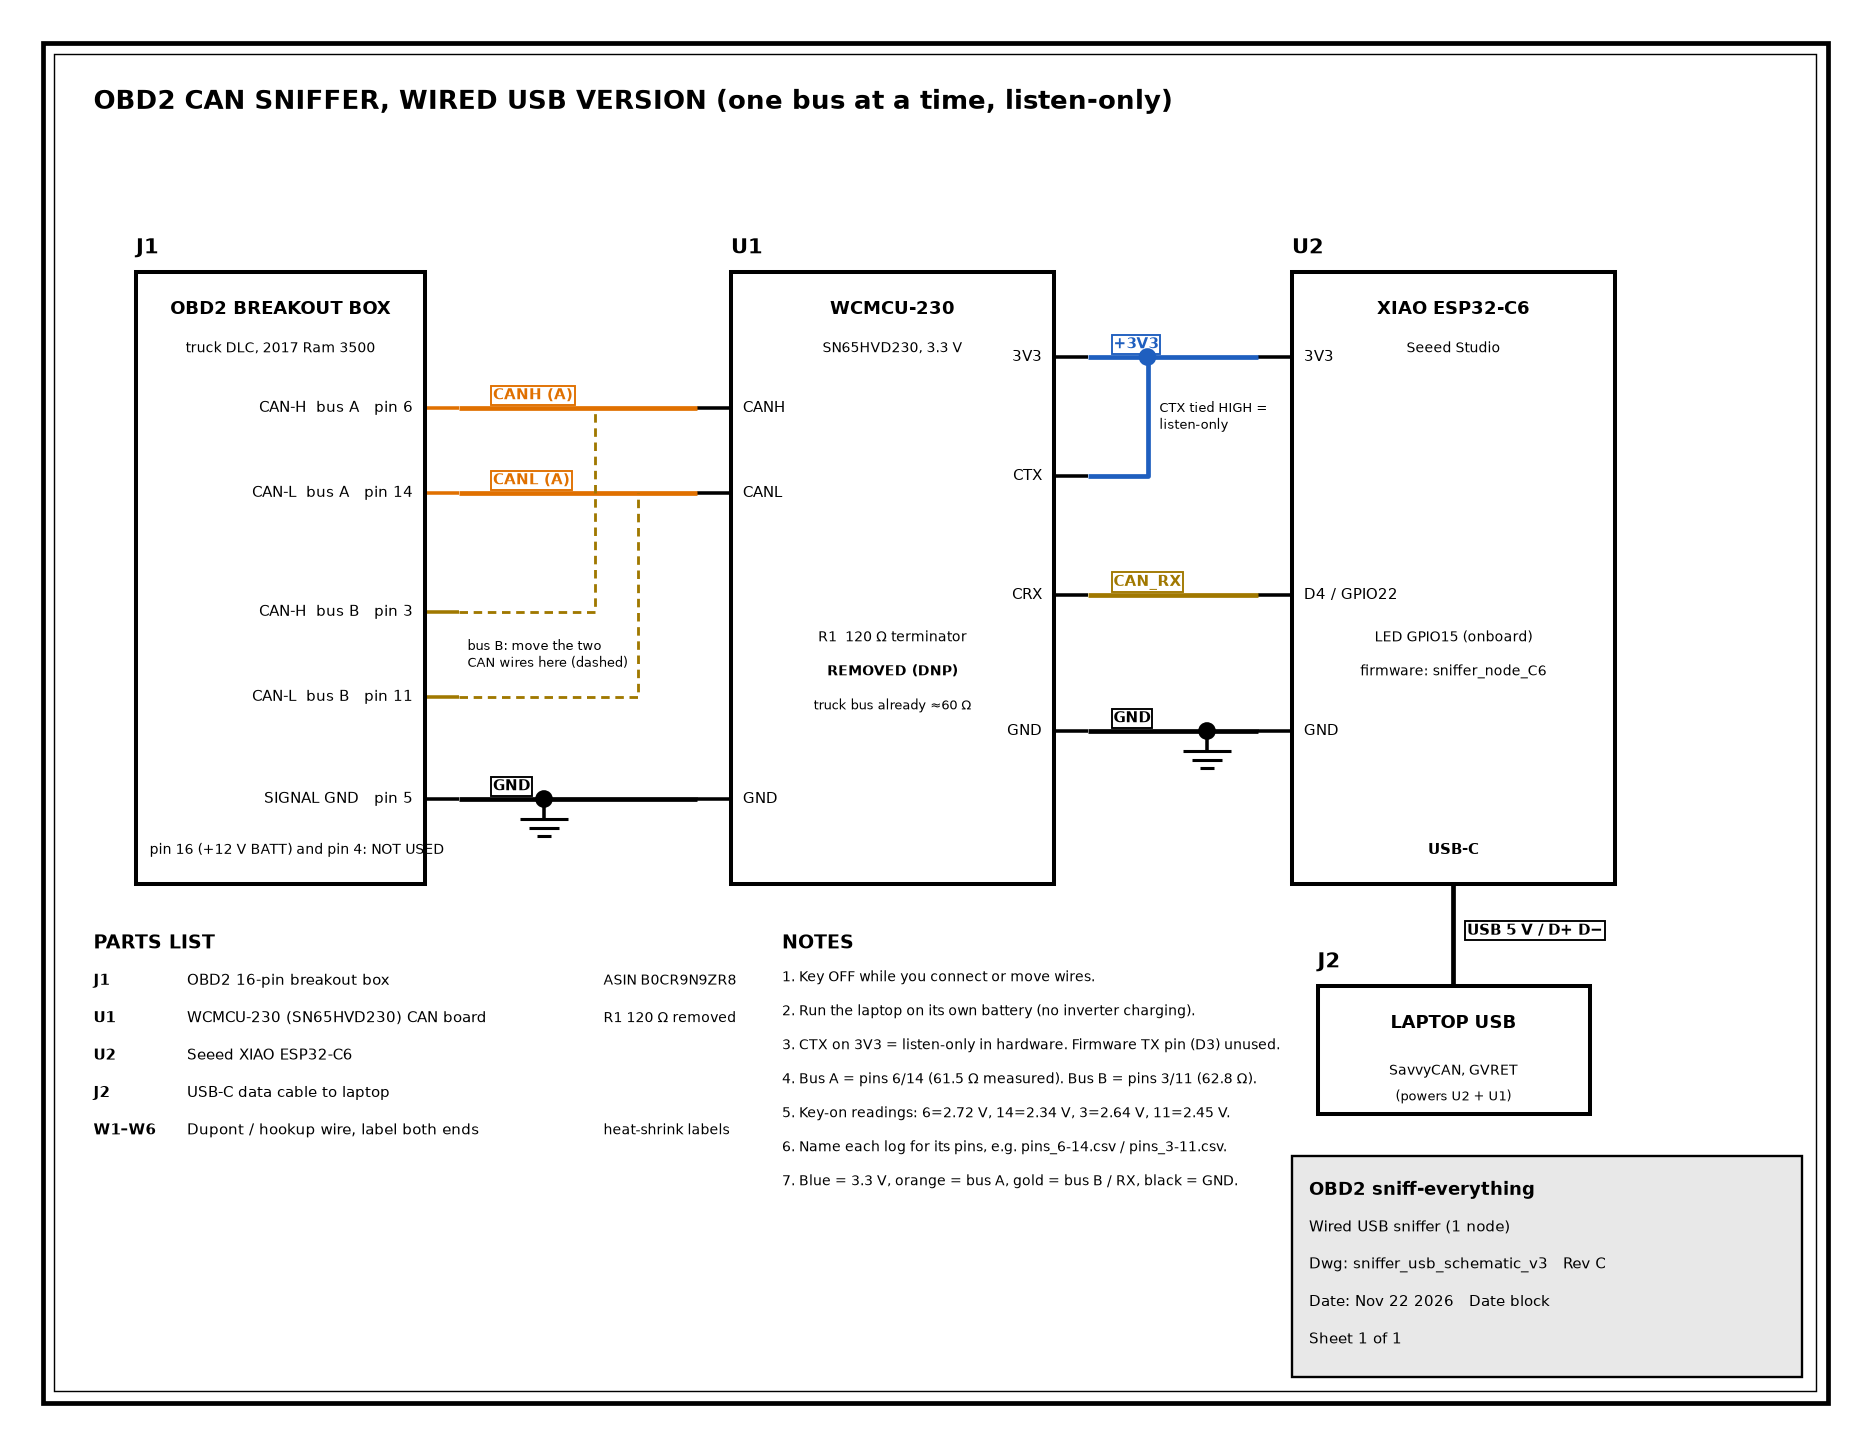

Reproduce this figure in Python.
# sniffer_usb_schematic_v1: engineering schematic, single wired OBD2 CAN sniffer (XIAO ESP32-S3 + WCMCU-230).
# Nov 22 2026, drawn for this project. On-screen color (colorblind-safe: blue/orange/gold; every net also labeled).
import matplotlib; matplotlib.use('Agg')
import matplotlib.pyplot as plt
from matplotlib.patches import Rectangle, Circle
K='black'; BLUE='#1f5fbf'; ORG='#e07000'; GOLD='#a07800'; GRAY='#e8e8e8'
fig=plt.figure(figsize=(11,8.5)); ax=fig.add_axes([0,0,1,1]); ax.set_xlim(0,11); ax.set_ylim(0,8.5); ax.axis('off'); ax.set_aspect('equal')
def W(*p,c=K,lw=1.5,ls='-'):
    xs,ys=zip(*p); ax.plot(xs,ys,color=c,lw=lw,ls=ls,solid_capstyle='butt',zorder=2)
def T(x,y,s,fs=7,ha='left',va='center',b=False,c=K):
    ax.text(x,y,s,fontsize=fs,ha=ha,va=va,color=c,fontweight='bold' if b else 'normal',zorder=5)
def dot(x,y,c=K): ax.add_patch(Circle((x,y),0.045,fc=c,ec=c,zorder=6))
def NL(x,y,s,c=K,ha='left'):
    ax.text(x,y+0.03,s,fontsize=6.5,ha=ha,va='bottom',color=c,fontweight='bold',zorder=5,
            bbox=dict(boxstyle='square,pad=0.12',fc='white',ec=c,lw=0.8))
def gnd(x,y):
    W((x,y),(x,y-0.12))
    for i,w in enumerate((0.14,0.09,0.04)): W((x-w,y-0.12-i*0.05),(x+w,y-0.12-i*0.05),lw=1.3)
def box(x,y,w,h,ref,name,sub=''):
    ax.add_patch(Rectangle((x,y),w,h,fc='white',ec=K,lw=1.7,zorder=3))
    T(x,y+h+0.08,ref,9,b=True,va='bottom'); T(x+w/2,y+h-0.22,name,7.5,ha='center',b=True)
    if sub: T(x+w/2,y+h-0.45,sub,6,ha='center')
# frame
ax.add_patch(Rectangle((0.25,0.25),10.5,8.0,fc='none',ec=K,lw=2))
ax.add_patch(Rectangle((0.32,0.32),10.36,7.86,fc='none',ec=K,lw=0.6))
T(0.55,7.9,'OBD2 CAN SNIFFER, WIRED USB VERSION (one bus at a time, listen-only)',11,b=True)

# J1 OBD2 breakout
jx,jy,jw,jh=0.8,3.3,1.7,3.6
box(jx,jy,jw,jh,'J1','OBD2 BREAKOUT BOX','truck DLC, 2017 Ram 3500')
pins=[(6.1,'6','CAN-H  bus A',ORG),(5.6,'14','CAN-L  bus A',ORG),(4.9,'3','CAN-H  bus B',GOLD),(4.4,'11','CAN-L  bus B',GOLD),(3.8,'5','SIGNAL GND',K)]
for y,p,n,c in pins:
    W((jx+jw,y),(jx+jw+0.2,y),c=c); T(jx+jw-0.07,y,f'{n}   pin {p}',6.3,ha='right')
T(jx+0.08,3.5,'pin 16 (+12 V BATT) and pin 4: NOT USED',5.8)
# bus B jumpers (alternate) dashed
xA=jx+jw+0.2

# U1 WCMCU-230
ux,uy,uw,uh=4.3,3.3,1.9,3.6
box(ux,uy,uw,uh,'U1','WCMCU-230','SN65HVD230, 3.3 V')
uL={'CANH':6.1,'CANL':5.6,'GND':3.8}
uR={'3V3':6.4,'CTX':5.7,'CRX':5.0,'GND':4.2}
for n,y in uL.items(): W((ux-0.2,y),(ux,y)); T(ux+0.07,y,n,6.5)
for n,y in uR.items(): W((ux+uw,y),(ux+uw+0.2,y)); T(ux+uw-0.07,y,n,6.5,ha='right')
# R1 terminator removed
T(ux+uw/2,4.75,'R1  120 \u03a9 terminator',6,ha='center')
T(ux+uw/2,4.55,'REMOVED (DNP)',6,ha='center',b=True)
T(ux+uw/2,4.35,'truck bus already \u224860 \u03a9',5.6,ha='center')
# CAN wires J1 -> U1 (bus A solid)
W((xA,6.1),(ux-0.2,6.1),c=ORG,lw=2); W((xA,5.6),(ux-0.2,5.6),c=ORG,lw=2)
NL(2.9,6.1,'CANH (A)',ORG); NL(2.9,5.6,'CANL (A)',ORG)
# bus B alternate dashed
W((xA,4.9),(3.5,4.9),(3.5,6.1),c=GOLD,lw=1.2,ls=(0,(3,2)))
W((xA,4.4),(3.75,4.4),(3.75,5.6),c=GOLD,lw=1.2,ls=(0,(3,2)))
T(2.75,4.65,'bus B: move the two\nCAN wires here (dashed)',5.6)
# GND J1 pin5 -> U1 GND
W((xA,3.8),(ux-0.2,3.8),lw=2); NL(2.9,3.8,'GND')
dot(3.2,3.8); gnd(3.2,3.8)

# U2 XIAO
xx,xy,xw,xh=7.6,3.3,1.9,3.6
box(xx,xy,xw,xh,'U2','XIAO ESP32-C6','Seeed Studio')
xL={'3V3':6.4,'D4 / GPIO22':5.0,'GND':4.2}
for n,y in xL.items(): W((xx-0.2,y),(xx,y)); T(xx+0.07,y,n,6.5)
T(xx+xw/2,4.75,'LED GPIO15 (onboard)',5.8,ha='center')
T(xx+xw/2,4.55,'firmware: sniffer_node_C6',5.8,ha='center')
T(xx+xw/2,3.5,'USB-C',6.5,ha='center',b=True)
# 3V3 rail
x3=ux+uw+0.2
W((x3,6.4),(xx-0.2,6.4),c=BLUE,lw=2); NL(6.55,6.4,'+3V3',BLUE)
# CTX tied to 3V3
W((x3,5.7),(6.75,5.7),(6.75,6.4),c=BLUE,lw=2); dot(6.75,6.4,BLUE)
T(6.82,6.05,'CTX tied HIGH =\nlisten-only',5.6)
# D3 not connected
# CRX -> D4
W((x3,5.0),(xx-0.2,5.0),c=GOLD,lw=2); NL(6.55,5.0,'CAN_RX',GOLD)
# GND
W((x3,4.2),(xx-0.2,4.2),lw=2); NL(6.55,4.2,'GND'); dot(7.1,4.2); gnd(7.1,4.2)
# USB to laptop
W((xx+xw/2,3.3),(xx+xw/2,2.7),lw=2)
box(xx+0.15,1.95,1.6,0.75,'J2','LAPTOP USB','')
T(xx+0.95,2.2,'SavvyCAN, GVRET',6,ha='center')
T(xx+0.95,2.05,'(powers U2 + U1)',5.6,ha='center')
NL(xx+xw/2+0.08,2.95,'USB 5 V / D+ D\u2212')

# parts list
px,py=0.55,2.95
T(px,py,'PARTS LIST',8,b=True)
rows=[('J1','OBD2 16-pin breakout box','ASIN B0CR9N9ZR8'),
      ('U1','WCMCU-230 (SN65HVD230) CAN board','R1 120 \u03a9 removed'),
      ('U2','Seeed XIAO ESP32-C6',''),
      ('J2','USB-C data cable to laptop',''),
      ('W1\u2013W6','Dupont / hookup wire, label both ends','heat-shrink labels')]
for i,(r,d,n) in enumerate(rows):
    y=py-0.22*(i+1); T(px,y,r,6.3,b=True); T(px+0.55,y,d,6.3); T(px+3.0,y,n,6.0)
# notes
nx=4.6; T(nx,2.95,'NOTES',8,b=True)
notes=['1. Key OFF while you connect or move wires.',
       '2. Run the laptop on its own battery (no inverter charging).',
       '3. CTX on 3V3 = listen-only in hardware. Firmware TX pin (D3) unused.',
       '4. Bus A = pins 6/14 (61.5 \u03a9 measured). Bus B = pins 3/11 (62.8 \u03a9).',
       '5. Key-on readings: 6=2.72 V, 14=2.34 V, 3=2.64 V, 11=2.45 V.',
       '6. Name each log for its pins, e.g. pins_6-14.csv / pins_3-11.csv.',
       '7. Blue = 3.3 V, orange = bus A, gold = bus B / RX, black = GND.']
for i,s in enumerate(notes): T(nx,2.95-0.2*(i+1),s,6.1)
# title block
tx,ty=7.6,0.4
ax.add_patch(Rectangle((tx,ty),3.0,1.3,fc=GRAY,ec=K,lw=1))
T(tx+0.1,ty+1.1,'OBD2 sniff-everything',7.5,b=True)
T(tx+0.1,ty+0.88,'Wired USB sniffer (1 node)',6.5)
T(tx+0.1,ty+0.66,'Dwg: sniffer_usb_schematic_v3   Rev C',6.2)
T(tx+0.1,ty+0.44,'Date: Nov 22 2026   Date block',6.2)
T(tx+0.1,ty+0.22,'Sheet 1 of 1',6.2)
for ext in ('pdf','png'): fig.savefig(f'sniffer_usb_schematic_v3.{ext}',dpi=170)
